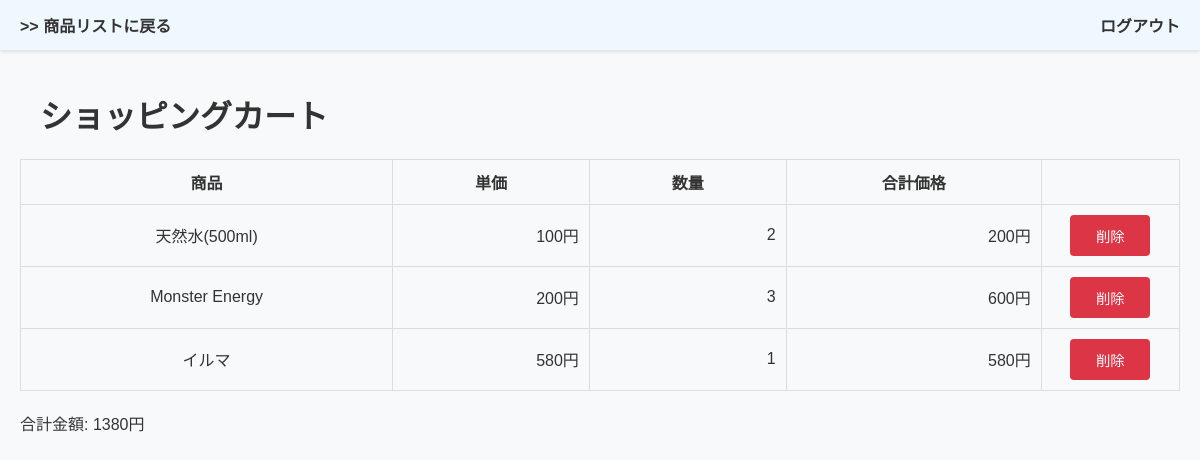
The app's page /cart/ (signed in), older data.
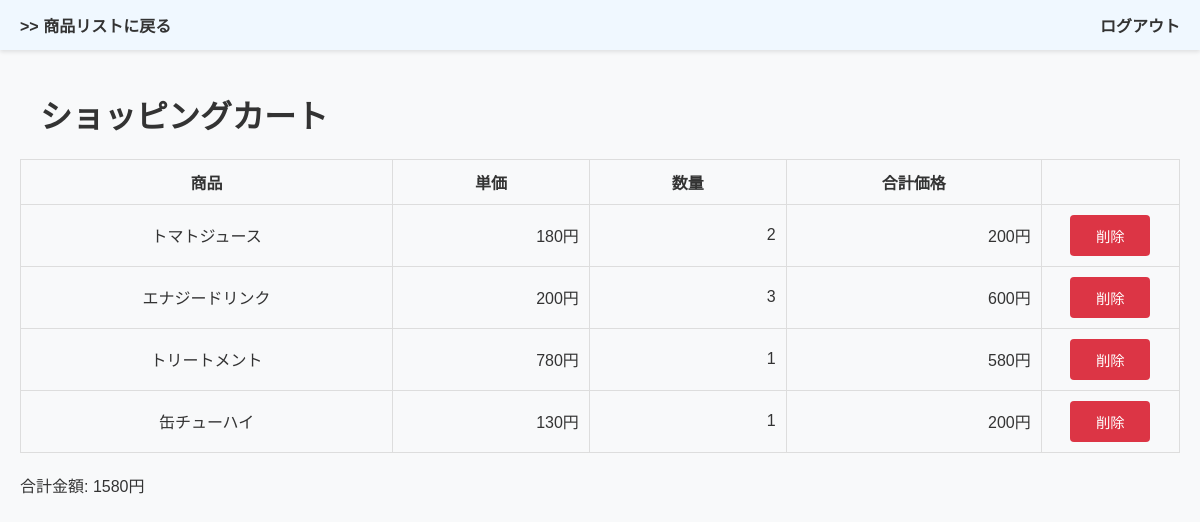
The same page, newer data.
### cart/models.py (models this page shows, shortened)
class CartItem(models.Model):
    cart = models.ForeignKey(Cart, on_delete=models.CASCADE)
    product = models.ForeignKey(Product, on_delete=models.CASCADE)
    quantity = models.PositiveIntegerField(default=1)
    total = models.DecimalField(max_digits=10, decimal_places=0, default=0,editable=False)  # 商品の価格と数量を掛け合わせた合計金額

### products/models.py (models this page shows, shortened)
class Product(models.Model):
    name = models.CharField(max_length=255)
    price = models.DecimalField(max_digits=10, decimal_places=0)
    category = models.ForeignKey(Category, on_delete=models.CASCADE)

### cart/views.py (the view)
# urls.py: path('cart/', include('cart.urls')),
@login_required
def cart(request):
    cart = Cart.objects.get(user=request.user)
    cart_items = CartItem.objects.all().filter(cart=cart)
    total_price = sum(item.total for item in cart_items)  # カート内の合計金額を計算
    return render(request, 'cart/cart.html', {'cart_items': cart_items, 'total_price': total_price})

### templates/cart/cart.html (shortened to what this page needs)
{% extends 'base.html' %}
{% block header %}
<header>
    <a href="{% url 'product_list' %}">>> 商品リストに戻る</a>
    <div class="logout_btn">
        <a href="{% url 'accounts:logout' %}">ログアウト</a>
    </div>
</header>
{% endblock %}
{% block main %}
<main class="site_main">
    {% if cart_items %}
    <h1>ショッピングカート</h1>
    <table class="cart">
        <thead>
            <tr>
                <th class="product">商品</th>
                <th class="price">単価</th>
                <th class="quantity">数量</th>
                <th class="total">合計価格</th>
                <th class="delete"></th>
            </tr>
        </thead>
        <tbody>
            {% for item in cart_items %}
            <tr>
                <td class="product">{{ item.product.name }}</td>
                <td class="price">{{ item.product.price }}円</td>
                <td class="quantity">{{ item.quantity }}</td>
                <td class="total">{{ item.total }}円</td>
                <td class="delete">
                    <form action="{% url 'cart:remove_from_cart' item.product.id %}" method="post">
                        <button type="submit">削除</button>
                    </form>
                </td>
            </tr>
            {% endfor %}
        </tbody>
    </table>
    <p>合計金額: {{ total_price }}円</p>
    {% else %}
    <h1>カートの中身が空です。</h1>
    {% endif %}
</main>
{% endblock %}

Row changes from the older to the newer data that the page shows:
changed through a linked row, CartItem: product.name "天然水(500ml)" → "トマトジュース"; product.price "100" → "180"
changed through a linked row, CartItem: product.name "Monster Energy" → "エナジードリンク"
changed through a linked row, CartItem: product.name "イルマ" → "トリートメント"; product.price "580" → "780"
added CartItem: product.name "缶チューハイ", product.price "130", quantity "1", total "200"
Text that changed along with them:
{{ total_price }}: "1380" → "1580"
